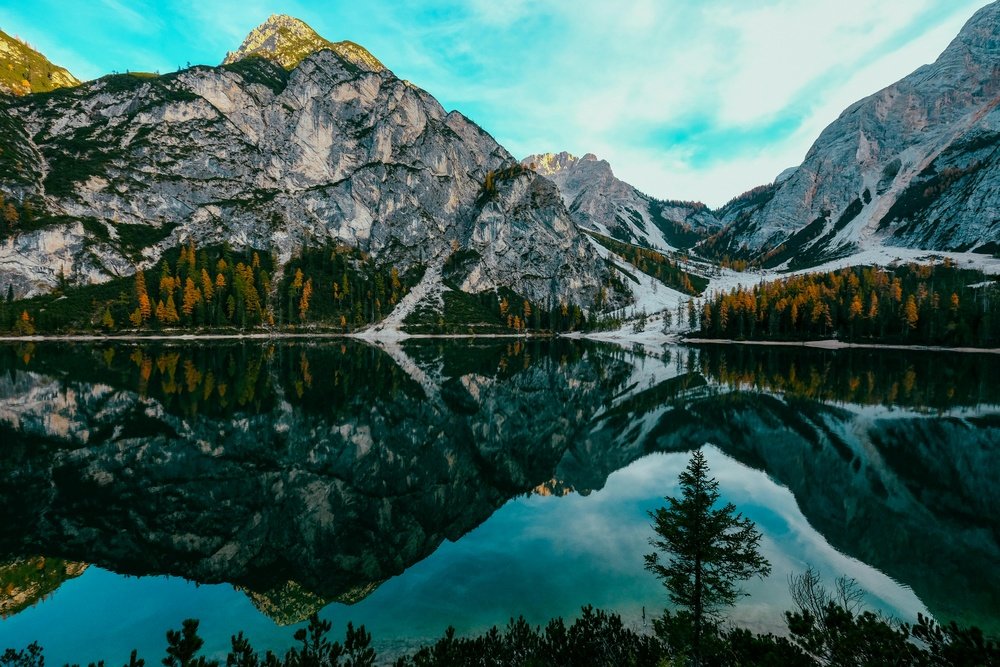
#> input picture assets/4k-photo.jpg, 1000 x 667 px, shrunk from 6000 x 4000 before the run
$ python -i dilation.py   (imports and definitions only)
#> lines starting #> are read from the running program, lines starting #| are printed output that depends on the picture; after the words box and inside, x2 and y2 are one past the last pixel; in counts of white or black regions, pixels touching at a corner belong together
#> further down, picture is the input picture: shape (667, 1000, 3); mean B, G, R 89.3, 94.6, 59.7
import cv2
import numpy as np

class DilationMorphology:
    def __init__(self, image):
        self.image = image

    def dilate_manual(self, image, kernel):
        image_h, image_w = image.shape[:2]
        kernel_h, kernel_w = kernel.shape
        pad_h, pad_w = kernel_h // 2, kernel_w // 2

        if len(image.shape) == 3:
            image = cv2.cvtColor(image, cv2.COLOR_BGR2GRAY)

        padded_image = np.pad(image, ((pad_h, pad_h), (pad_w, pad_w)), mode='constant', constant_values=0)
        dilated_image = np.zeros_like(image)

        for i in range(image_h):
            for j in range(image_w):
                region = padded_image[i:i+kernel_h, j:j+kernel_w]
                dilated_image[i, j] = np.max(region * kernel)

        return dilated_image

    def process(self):
        if len(self.image.shape) == 3:
            gray_image = cv2.cvtColor(self.image, cv2.COLOR_BGR2GRAY)
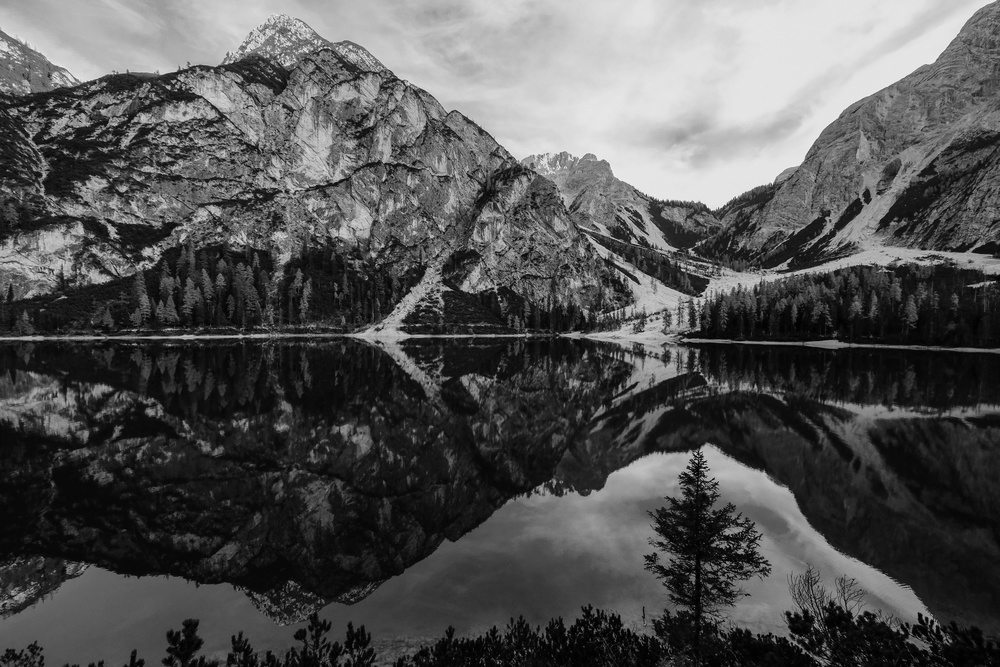
#> gray_image: shape (667, 1000); min 0, max 250, mean 83.6
        else:
            gray_image = self.image

        _, binary_image = cv2.threshold(gray_image, 127, 255, cv2.THRESH_BINARY)
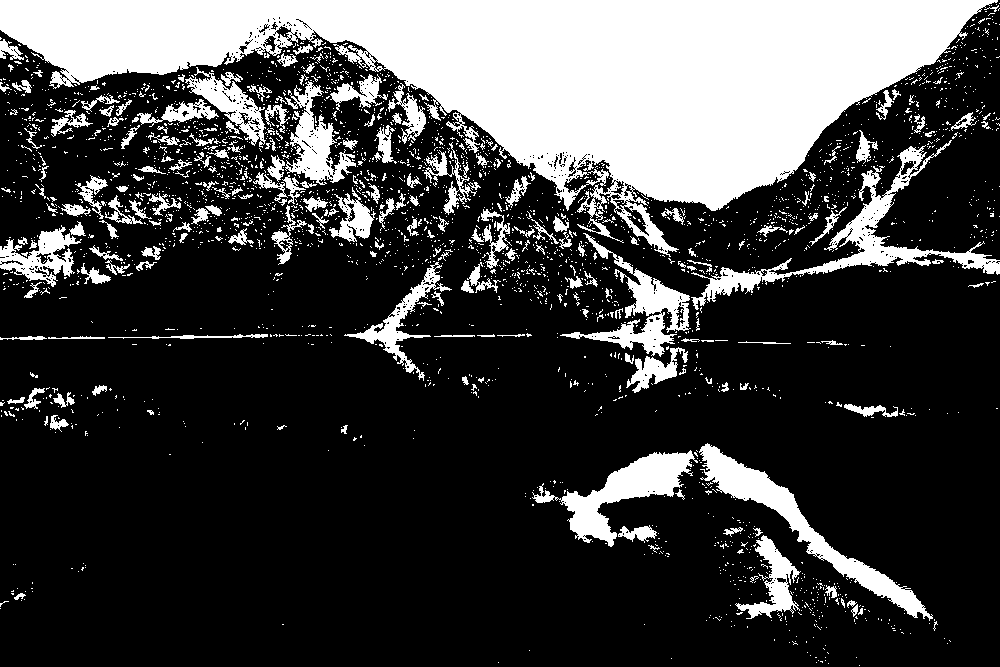
#> binary_image: shape (667, 1000); 25.5% white; 2733 white regions (2515 under 20 px), largest, box (x1, y1, x2, y2) and area: (0, 0, 998, 257) 108210, (691, 140, 1000, 310) 6305, (699, 443, 933, 621) 5872

        kernel_4x4 = np.ones((4, 4), dtype=np.uint8)
        kernel_7x7 = np.ones((7, 7), dtype=np.uint8)

        dilated_4x4 = self.dilate_manual(binary_image, kernel_4x4)
#> in dilate_manual, `padded_image = np.pad(image, ((pad_h, pad_h), (pad_w, pad_w)), mode='c..`:
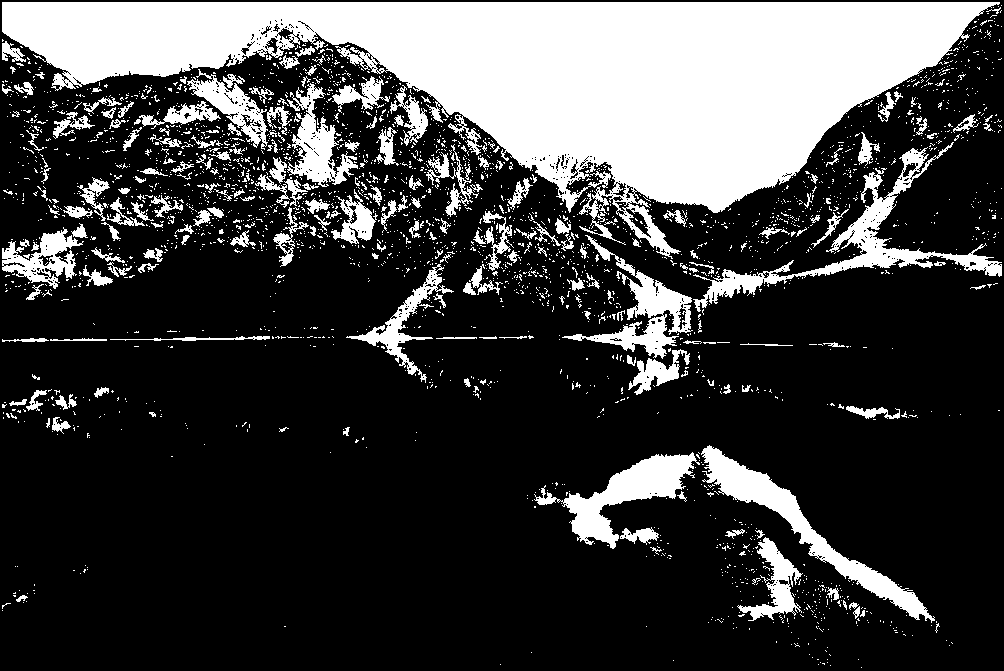
#> padded_image: shape (671, 1004); 25.2% white; 2733 white regions (2515 under 20 px), largest, box (x1, y1, x2, y2) and area: (2, 2, 1000, 259) 108210, (693, 142, 1002, 312) 6305, (701, 445, 935, 623) 5872
#> after the loop in dilate_manual, `for i in range(image_h):`:
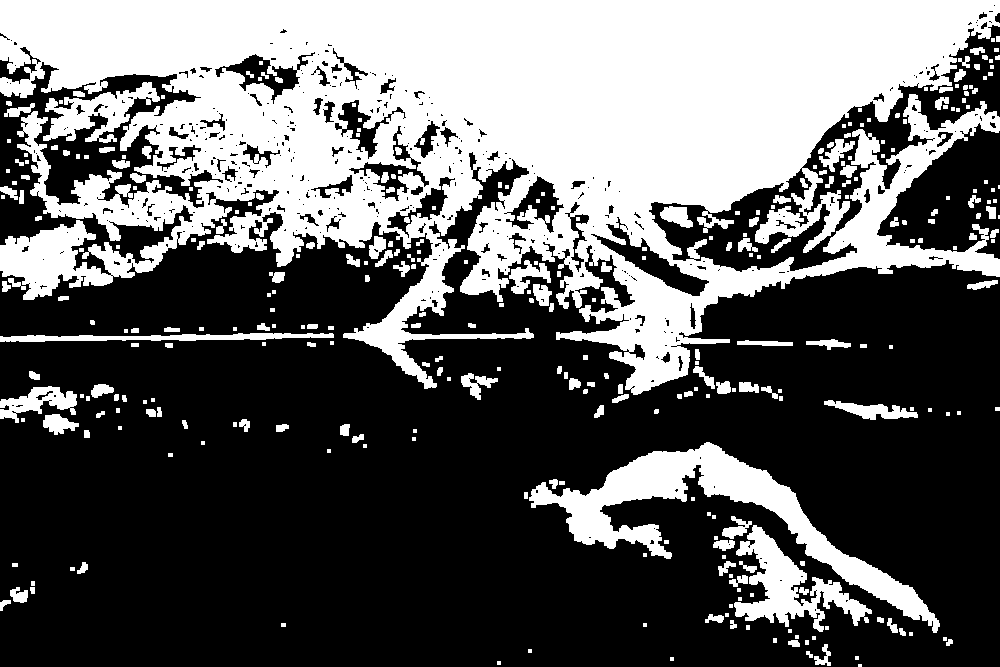
#> dilated_image: shape (667, 1000); 38.2% white; 324 white regions (125 under 20 px), largest, box (x1, y1, x2, y2) and area: (0, 0, 1000, 395) 211681, (529, 442, 940, 633) 15056, (734, 525, 872, 632) 5105
        dilated_7x7 = self.dilate_manual(binary_image, kernel_7x7)
#> in dilate_manual (call 2), `padded_image = np.pad(image, ((pad_h, pad_h), (pad_w, pad_w)), mode='c..`:
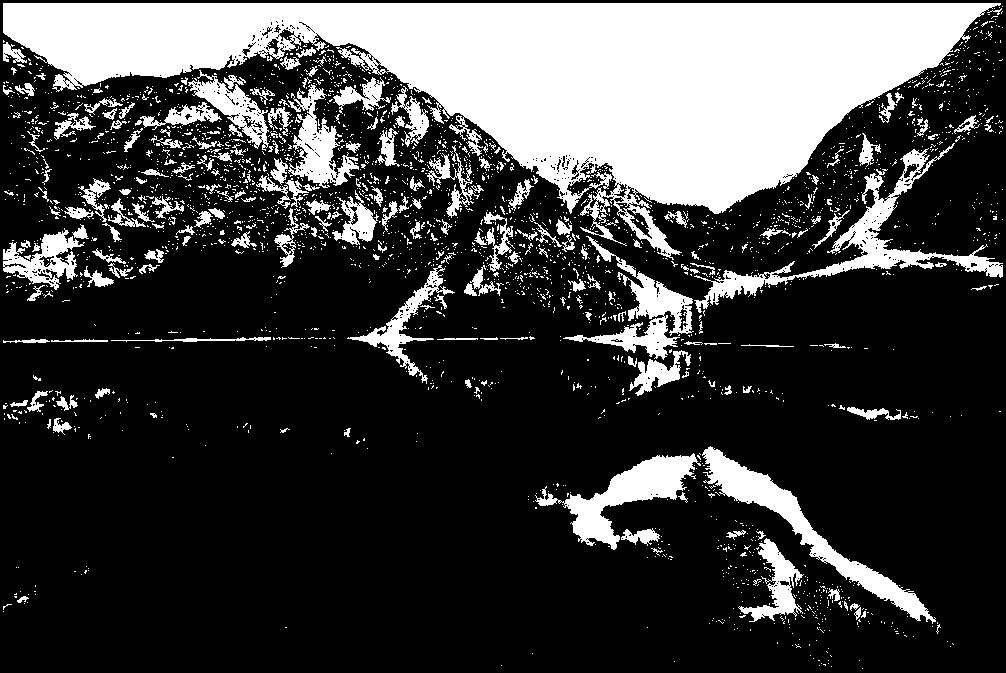
#> padded_image: shape (673, 1006); 25.1% white; 2733 white regions (2515 under 20 px), largest, box (x1, y1, x2, y2) and area: (3, 3, 1001, 260) 108210, (694, 143, 1003, 313) 6305, (702, 446, 936, 624) 5872
#> after the loop in dilate_manual (call 2), `for i in range(image_h):`:
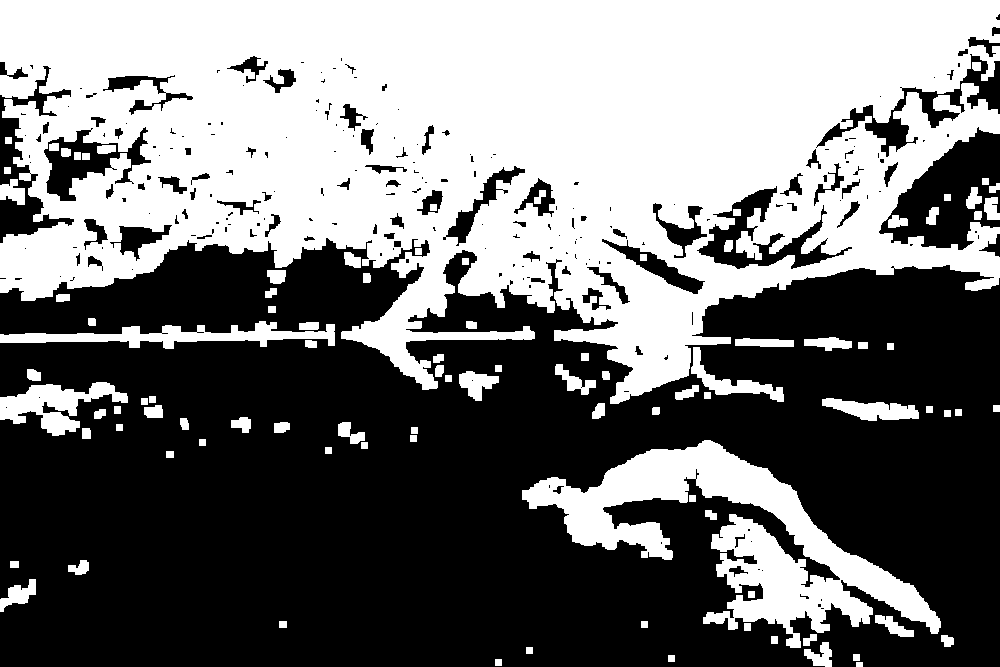
#> dilated_image: shape (667, 1000); 45.5% white; 97 white regions, largest, box (x1, y1, x2, y2) and area: (0, 0, 1000, 404) 255524, (522, 440, 941, 648) 27216, (0, 321, 335, 349) 3704

        dilated_4x4_rgb = cv2.cvtColor(dilated_4x4, cv2.COLOR_GRAY2RGB)
        dilated_7x7_rgb = cv2.cvtColor(dilated_7x7, cv2.COLOR_GRAY2RGB)

        return dilated_4x4_rgb, dilated_7x7_rgb

>>> import cv2
>>> picture = cv2.imread('../../assets/4k-photo.jpg')
>>> result = DilationMorphology(picture).process()

$ run again, on assets/cat.png
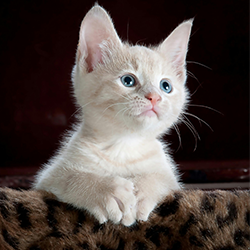
#> input picture assets/cat.png, 250 x 250 px
#> picture is the input picture: shape (250, 250, 3); mean B, G, R 66.7, 70.4, 80.9
#> in process, `_, binary_image = cv2.threshold(gray_image, 127, 255, cv2.THRESH_BINARY)`:
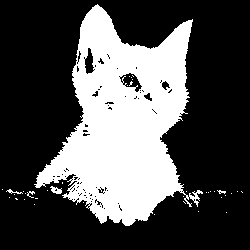
#> binary_image: shape (250, 250); 31.4% white; 38 white regions (33 under 20 px), largest, box (x1, y1, x2, y2) and area: (34, 4, 203, 226) 19445, (50, 186, 62, 194) 57, (6, 189, 23, 194) 31, (27, 191, 35, 198) 25, (217, 190, 226, 194) 20
#> padded_image: shape (254, 254); 30.4% white; 38 white regions (33 under 20 px), largest, box (x1, y1, x2, y2) and area: (36, 6, 205, 228) 19445, (52, 188, 64, 196) 57, (8, 191, 25, 196) 31, (29, 193, 37, 200) 25, (219, 192, 228, 196) 20
#> padded_image: shape (256, 256); 30% white; 38 white regions (33 under 20 px), largest, box (x1, y1, x2, y2) and area: (37, 7, 206, 229) 19445, (53, 189, 65, 197) 57, (9, 192, 26, 197) 31, (30, 194, 38, 201) 25, (220, 193, 229, 197) 20
#> after the loop in dilate_manual (call 2), `for i in range(image_h):`:
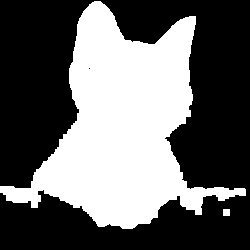
#> dilated_image: shape (250, 250); 39.8% white; 2 white regions, box (x1, y1, x2, y2) and area: (0, 1, 246, 229) 24836, (223, 209, 230, 216) 49
#> dilated_4x4_rgb: shape (250, 250, 3); 36.5% white; 6 white regions (4 under 20 px), largest, box (x1, y1, x2, y2) and area: (1, 3, 228, 228) 22682, (236, 190, 245, 195) 39
